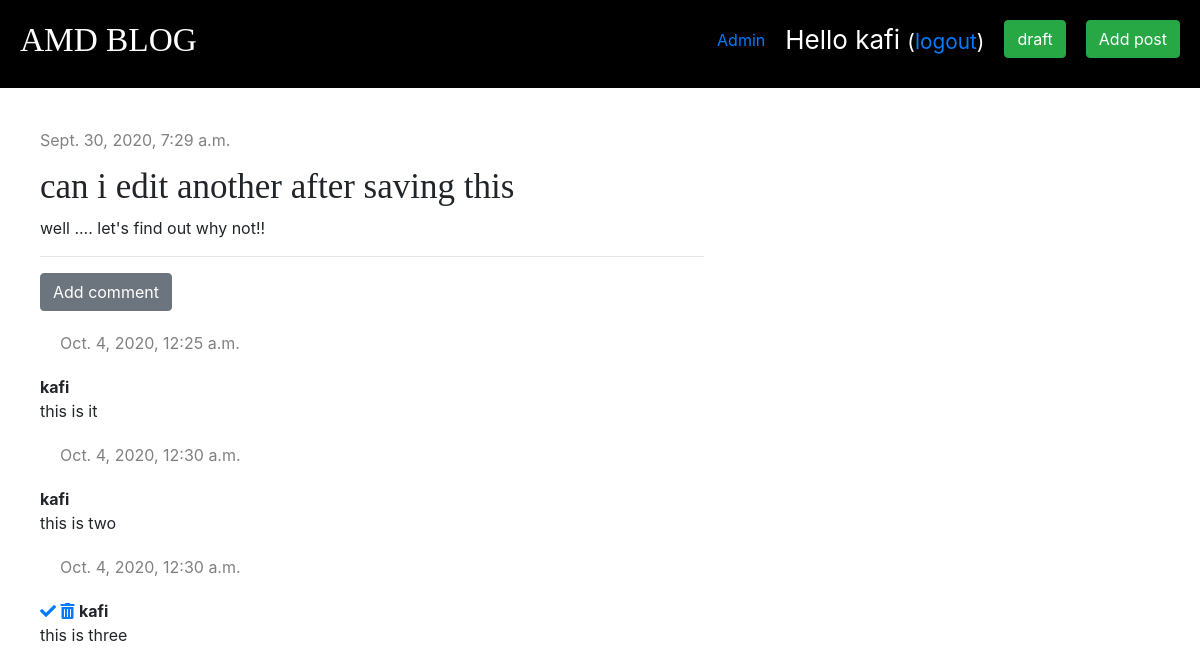
The page /post/25/ (signed in) on the database its author committed.
### blog/models.py (models this page shows, shortened)
class Post(models.Model):
    author = models.ForeignKey('auth.User', on_delete=models.CASCADE)
    title = models.CharField(max_length=200)
    text = models.TextField()
    created_date = models.DateTimeField(default=timezone.now)
    published_date = models.DateTimeField(blank=True, null=True)

class Comment(models.Model):
    post = models.ForeignKey('blog.post', on_delete=models.CASCADE, related_name='comments')
    author = models.CharField(max_length=200)
    text = models.TextField()
    created_date = models.DateTimeField(default=timezone.now)
    approved = models.BooleanField(default=False)

### blog/views.py (the view)
# urls.py: path('post/<int:pk>/', views.post_detail, name='post_detail'),
def post_detail(request, pk):
    post = get_object_or_404(Post, pk=pk)
    stuff_for_frontend = {'post': post}
    return render(request, 'blog/post_detail.html', stuff_for_frontend)

### blog/templates/blog/post_detail.html (shortened to what this page needs)
{% extends "blog/base.html" %}
{% block content %}
    <div class="post">
        {% if post.published_date %}
            <div class="date">
                {{ post.published_date }}
            </div>
        {% else %}
        <a href="{% url 'post_publish' pk=post.pk %}" class="btn btn-primary">Publish</a>
        {% endif %}
       {% if user.is_authenticated %}
			<a class="btn btn-default" href="{% url 'post_edit' pk=post.pk %}"></a>
		{% endif %}
            <h1>{{ post.title }}</h1>
            <p>{{ post.text|linebreaksbr }}</p>
            <hr>
            <a href=" {% url 'add_comment_to_post' pk=post.pk %}" class="btn btn-secondary">Add comment</a>
            {% for comment in post.comments.all %}
                {% if user.is_authenticated or comment.approved %}
                <div class="comment">
                    <div class="date">
                        {{ comment.created_date }}
                    </div>
                </div>
                    {% if not comment.approved and user.is_superuser %}
                        <a href="{% url 'comment_approve' pk=comment.pk %}"><i class="fas fa-check"></i></a>
                        <a href="{% url 'comment_remove' pk=comment.pk %}" ><i class="fas fa-trash-alt"></i></a>
                    {% endif %}
                    <strong>{{ comment.author }}</strong>
                    <p>{{ comment.text }}</p>
                {% endif %}
            {% empty %}
                <p>No comments yet....</p>
            {% endfor %}
    </div>
{% endblock content %}

### blog/templates/blog/base.html (shortened to what this page needs)
{% load staticfiles %}
<html lang="en">
<head>
    <link rel="stylesheet" href="https://stackpath.bootstrapcdn.com/bootstrap/4.5.2/css/bootstrap.min.css">
    <link rel="stylesheet" href="{% static "css/blog.css" %}">
    <link rel="stylesheet" href="//use.fontawesome.com/releases/v5.0.7/css/all.css">
</head>
<body>
    <div class="page-header">
        {% if user.is_authenticated %}
        <div class="new-post-button">
            <a href="post/new"><button class="btn btn-success">Add post</button></a>
        </div>
        <div class="post-draft-button">
            <a href="drafts/"><button class="btn btn-success">draft</button></a>
        </div>
        <class class="top_menu">
            <p class="top_menu_name">Hello {{ user.username }} <small>(<a href="{% url 'logout' %}">logout</a>)</small></p>
        </class>
        {% if user.is_superuser %}
            <div class="admin">
                <a href="/admin">Admin</a>
            </div>
        {% endif %}
        {% else %}
            <div class="login-button">
                <a href="accounts/login"><button class="fas fa-sign-in-alt fa-2x"></button></a>
            </div>
        {% endif %}
        <h1><a href="/">AMD BLOG</a></h1>
    </div>
    <div class="content-container">
        <div class="row">
            <div class="col-md-7">
                {% block content %}
                {% endblock %}
            </div>
        </div>
    </div>
</body>
</html>

### blog/static/css/blog.css (style rules this page uses)
.page-header { background-color: black; margin-top: 0; padding: 20px 20px 20px 20px; }
.page-header h1 a { color: white; font-size: 25pt; text-decoration: none; }
.content-container { margin-left: 40px; margin-top: 40px; }
h1, h2, h3, h4 { font-family: 'Tinos', serif; font-size: 35px; }
.date { color: grey; }
.post { margin-bottom: 70px; }
.post-draft-button { float: right; margin-right: 20px; }
.new-post-button, .login-button { float: right; }
.top_menu { float: right; color: white; margin-right: 20px; font-size: 26px; }
.comment { margin: 20px 0px 20px 20px; }
.admin { margin-right: 20px; margin-top: 8px; float: right; }

### rows shown on the page
Post: published_date "Sept. 30, 2020, 7:29 a.m.", title "can i edit another after saving this", text "well .... let's find out why not!!"
Comment: created_date "Oct. 4, 2020, 12:25 a.m.", author "kafi", text "this is it"
Comment: created_date "Oct. 4, 2020, 12:30 a.m.", author "kafi", text "this is two"
Comment: created_date "Oct. 4, 2020, 12:30 a.m.", approved False (drawn), author "kafi", text "this is three"

### other values the page prints
{{ user.username }} "kafi"
